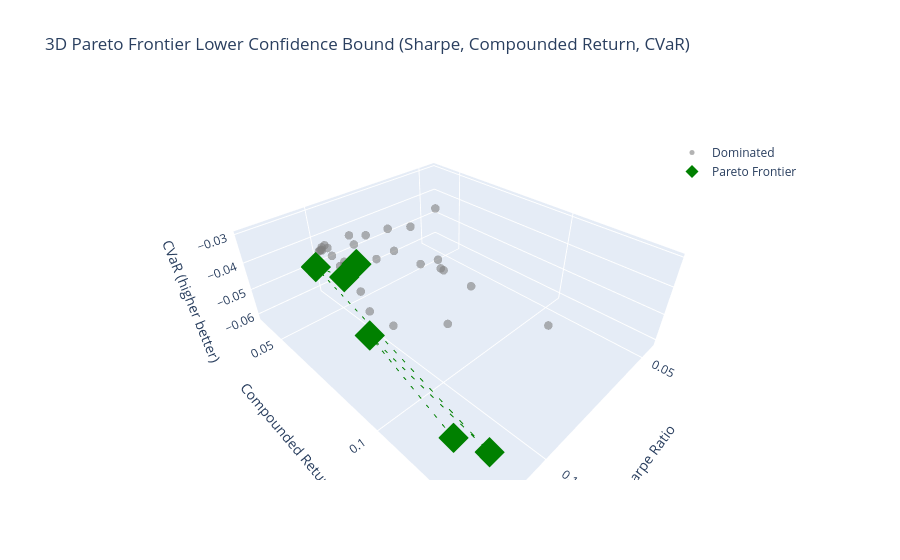

Write notebook code for a chart like this one.
### Code cell
temp_avg_perf = all_avg_perf.copy()

cols = ['sharpe', 'compunded_return', 'cvar']
temp_avg_perf['dominated_3d'] = pareto_dominance(temp_avg_perf, cols)

frontier_3d = temp_avg_perf[~temp_avg_perf['dominated_3d']]

fig = plot_3d_pareto(
    df=temp_avg_perf,
    x_col='sharpe',
    y_col='compunded_return',
    z_col='cvar',
    dominated_col='dominated_3d',
    title='3D Pareto Frontier Lower Confidence Bound (Sharpe, Compounded Return, CVaR)',
    x_title='Sharpe Ratio',
    y_title='Compounded Return',
    z_title='CVaR (higher better)'
)

fig.show()

# Efficient frontier models vs Benchmarks
frontier_model_names = list(frontier_3d.index)
pd.concat([frontier_3d, benchmarks_df], axis=0)

### Figure 1 — Plotly figure (JSON) as saved in the notebook; plotly's stock layout.template omitted (floating-point values rounded to 4 significant figures)
{"data": [{"hovertemplate": "<b>%{text}</b><br>sharpe: %{x:.3f}<br>compunded_return: %{y:.3f}<br>cvar: %{z:.3f}<extra></extra>", "marker": {"color": "gray", "opacity": 0.6, "size": 5}, "mode": "markers", "name": "Dominated", "text": ["TemporalTransformer-custom_loss_6", "TemporalTransformer-custom_loss_10", "TemporalTransformer-custom_loss_12", "PatchTST-custom_loss_6", "PatchTST-custom_loss_10", "PatchTST-custom_loss_11", "PatchTST-custom_loss_13", "PatchTST-custom_loss_14", "BaseLSTM-custom_loss_6", "BaseLSTM-custom_loss_10", "BaseLSTM-custom_loss_11", "BaseLSTM-custom_loss_12", "BaseLSTM-custom_loss_13", "BaseLSTM-custom_loss_14", "AttentionLSTM-custom_loss_6", "AttentionLSTM-custom_loss_11", "AttentionLSTM-custom_loss_12", "AttentionLSTM-custom_loss_13", "AttentionLSTM-custom_loss_14", "InvertedAttentionLSTM-custom_loss_6", "InvertedAttentionLSTM-custom_loss_10", "InvertedAttentionLSTM-custom_loss_11", "InvertedAttentionLSTM-custom_loss_12", "InvertedAttentionLSTM-custom_loss_14", "VLSTM-custom_loss_6", "VLSTM-custom_loss_10", "VLSTM-custom_loss_11", "VLSTM-custom_loss_12", "VLSTM-custom_loss_13", "VLSTM-custom_loss_14"], "type": "scatter3d", "x": [0.1048, 0.06632, 0.1068, 0.08134, 0.08889, 0.08014, 0.1117, 0.1097, 0.08822, 0.09569, 0.07945, 0.09639, 0.1079, 0.1071, 0.07704, 0.1077, 0.1102, 0.09914, 0.1047, 0.1086, 0.1113, 0.08006, 0.1085, 0.1079, 0.0609, 0.04446, 0.08487, 0.08351, 0.11, 0.1089], "y": [0.05517, 0.1113, 0.05725, 0.08295, 0.05226, 0.07748, 0.09446, 0.0591, 0.07849, 0.06691, 0.05182, 0.05434, 0.06872, 0.06756, 0.07671, 0.07168, 0.08226, 0.06098, 0.05685, 0.05877, 0.08086, 0.06486, 0.05799, 0.05747, 0.05847, 0.0385, 0.0616, 0.09466, 0.07009, 0.05841], "z": [-0.03422, -0.05418, -0.0317, -0.06134, -0.03711, -0.03941, -0.03757, -0.0317, -0.03698, -0.03701, -0.03837, -0.0335, -0.03309, -0.03272, -0.04509, -0.03321, -0.04061, -0.03297, -0.03633, -0.03201, -0.0342, -0.03257, -0.03216, -0.03182, -0.05986, -0.04684, -0.04085, -0.03938, -0.03174, -0.03206]}, {"hovertemplate": "<b>%{text}</b><br>sharpe: %{x:.3f}<br>compunded_return: %{y:.3f}<br>cvar: %{z:.3f}<extra></extra>", "marker": {"color": "green", "size": 10, "symbol": "diamond"}, "mode": "markers", "name": "Pareto Frontier", "text": ["TemporalTransformer-custom_loss_11", "TemporalTransformer-custom_loss_13", "TemporalTransformer-custom_loss_14", "PatchTST-custom_loss_12", "AttentionLSTM-custom_loss_10", "InvertedAttentionLSTM-custom_loss_13"], "type": "scatter3d", "x": [0.1203, 0.1127, 0.1078, 0.1188, 0.1212, 0.114], "y": [0.09671, 0.07606, 0.07483, 0.1325, 0.1248, 0.06385], "z": [-0.03405, -0.03124, -0.02994, -0.04355, -0.04405, -0.03297]}, {"hoverinfo": "skip", "line": {"color": "green", "dash": "dash", "width": 2}, "mode": "lines", "showlegend": false, "type": "scatter3d", "x": [0.1212, 0.1203, 0.1188, 0.114, 0.1127, 0.1078], "y": [0.1248, 0.09671, 0.1325, 0.06385, 0.07606, 0.07483], "z": [-0.04405, -0.03405, -0.04355, -0.03297, -0.03124, -0.02994]}], "layout": {"legend": {"x": 0.8, "y": 0.9}, "scene": {"xaxis": {"title": {"text": "Sharpe Ratio"}}, "yaxis": {"title": {"text": "Compounded Return"}}, "zaxis": {"title": {"text": "CVaR (higher better)"}}}, "title": {"text": "3D Pareto Frontier Lower Confidence Bound (Sharpe, Compounded Return, CVaR)"}}}
